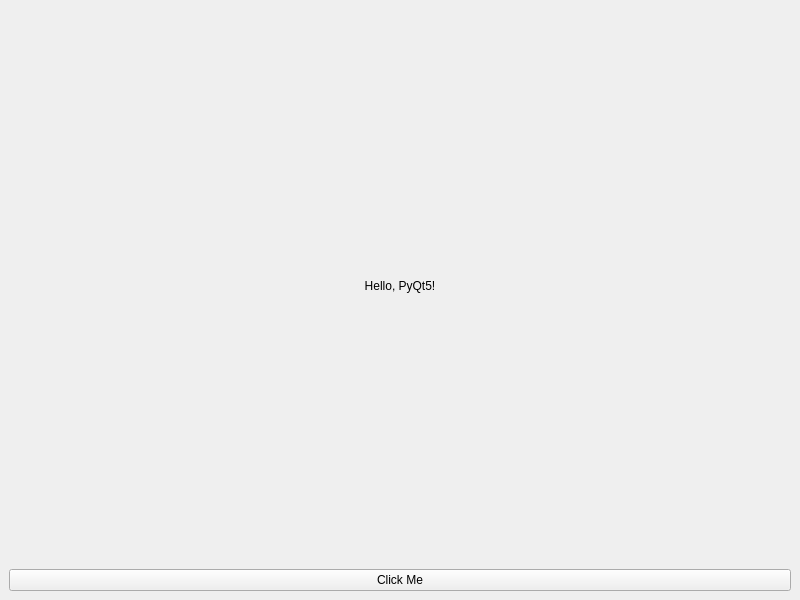
<?xml version="1.0" encoding="UTF-8"?>
<ui version="4.0">
 <class>MainWindow</class>
 <widget class="QMainWindow" name="MainWindow">
  <property name="geometry">
   <rect>
    <x>0</x>
    <y>0</y>
    <width>800</width>
    <height>600</height>
   </rect>
  </property>
  <property name="windowTitle">
   <string>Main Window</string>
  </property>
  <widget class="QWidget" name="centralwidget">
   <layout class="QVBoxLayout" name="verticalLayout">
    <item>
     <widget class="QLabel" name="label">
      <property name="text">
       <string>Hello, PyQt5!</string>
      </property>
      <property name="alignment">
       <set>Qt::AlignCenter</set>
      </property>
     </widget>
    </item>
    <item>
     <widget class="QPushButton" name="pushButton">
      <property name="text">
       <string>Click Me</string>
      </property>
     </widget>
    </item>
   </layout>
  </widget>
 </widget>
 <resources/>
 <connections/>
</ui>
